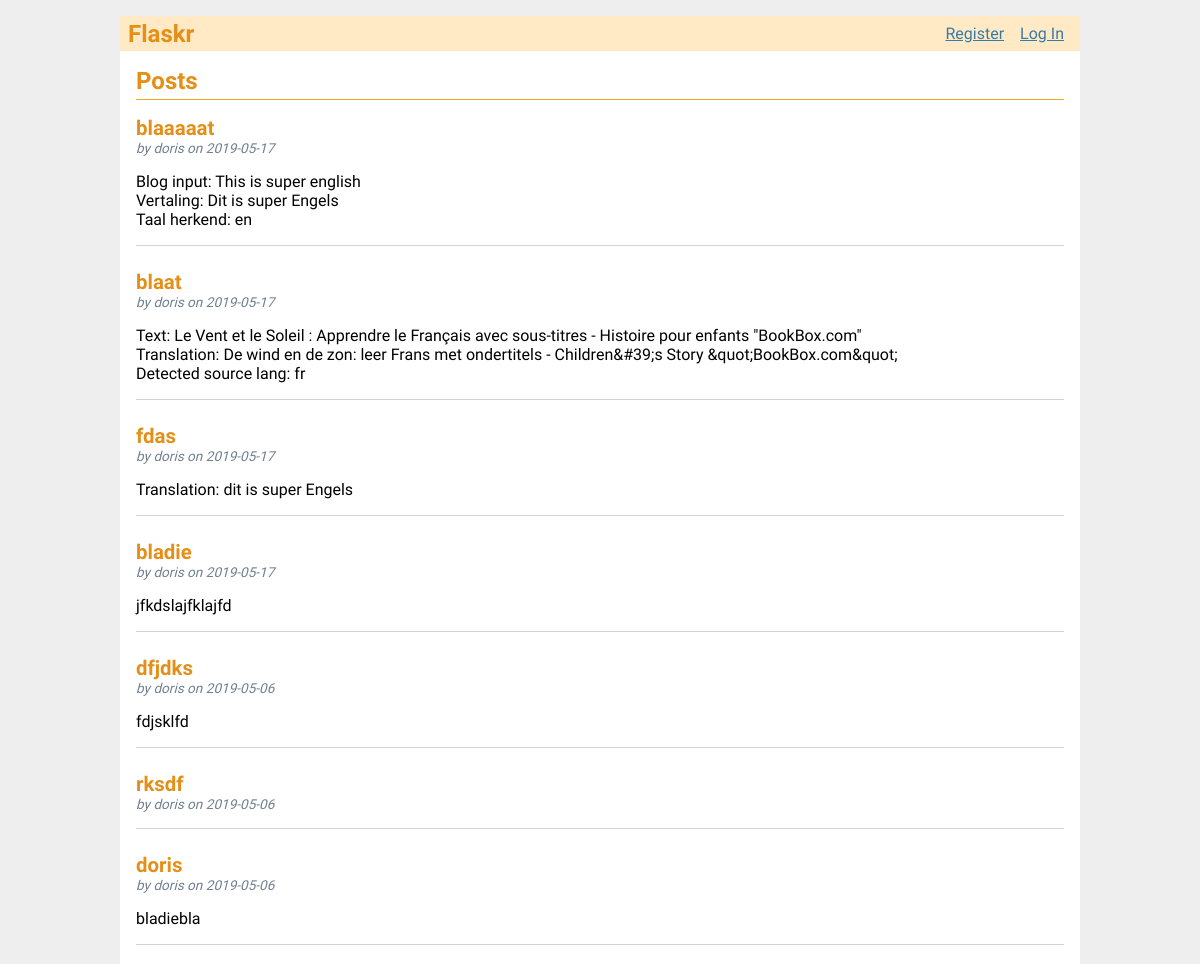
Before: / (upper part) with the older database file.
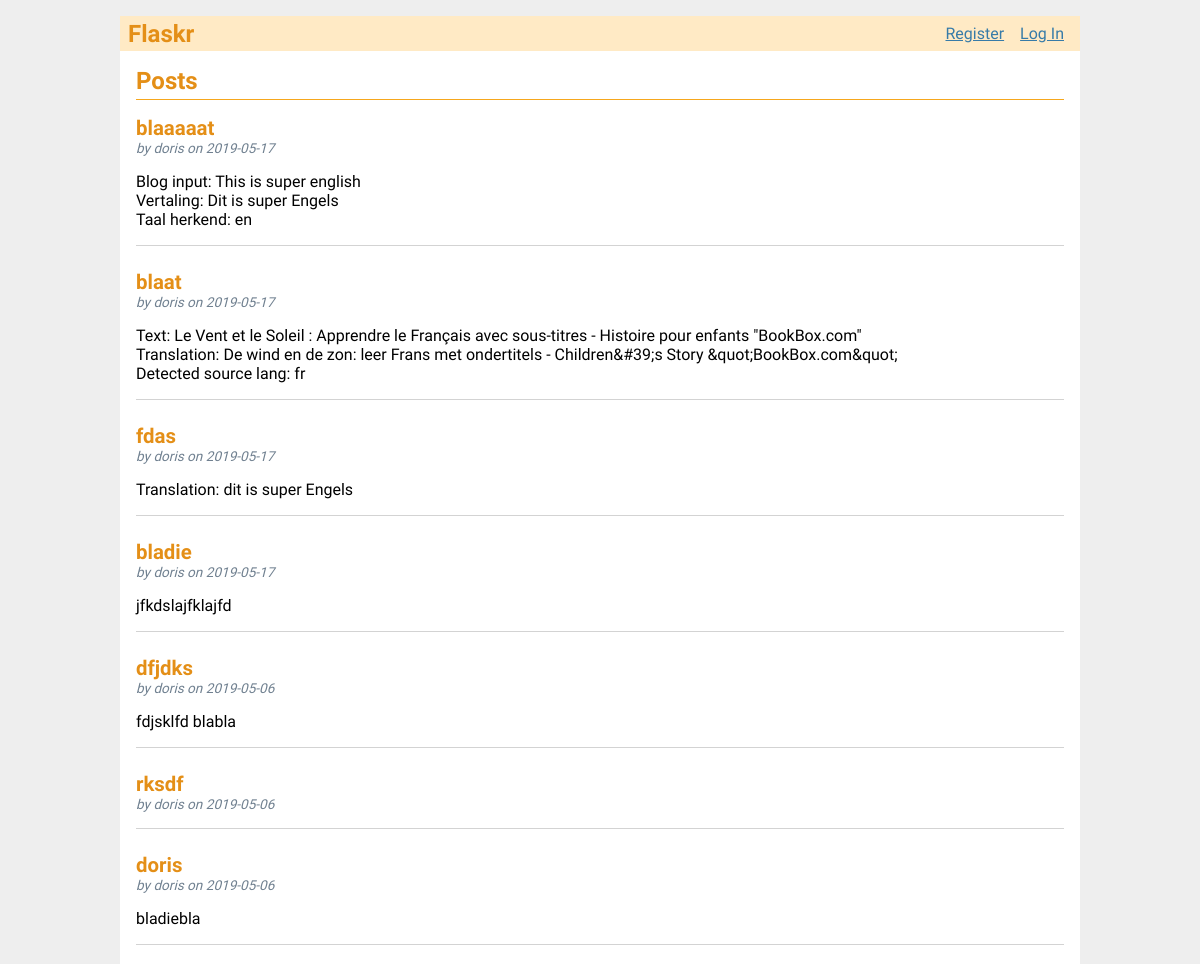
After: the same page with the newer database file.
### tables this page shows
CREATE TABLE post (
  id INTEGER PRIMARY KEY AUTOINCREMENT,
  author_id INTEGER NOT NULL,
  created TIMESTAMP NOT NULL DEFAULT CURRENT_TIMESTAMP,
  title TEXT NOT NULL,
  body TEXT NOT NULL,
  FOREIGN KEY (author_id) REFERENCES user (id)
);

CREATE TABLE user (
  id INTEGER PRIMARY KEY AUTOINCREMENT,
  username TEXT UNIQUE NOT NULL,
  password TEXT NOT NULL
);

### flaskr/blog.py (the view)
@bp.route('/')
def index():
    db = get_db()
    posts = db.execute(
        'SELECT p.id, title, body, created, author_id, username'
        ' FROM post p JOIN user u ON p.author_id = u.id'
        ' ORDER BY created DESC'
    ).fetchall()
    return render_template('blog/index.html', posts=posts)

### flaskr/auth.py (called while the page is built)
@bp.before_app_request
def load_logged_in_user():
    user_id = session.get('user_id')
    if user_id is None:
        g.user = None
    else:
        g.user = get_db().execute(
            'SELECT * FROM user WHERE id = ?', (user_id,)
        ).fetchone()

### flaskr/db.py (called while the page is built)
def dict_factory(cursor, row):
    d = {}
    for idx, col in enumerate(cursor.description):
        d[col[0]] = row[idx]
    return d

def get_db():
	if 'db' not in g:
		g.db = sqlite3.connect(
			current_app.config['DATABASE'],
			detect_types=sqlite3.PARSE_DECLTYPES
		)
		g.db.row_factory = dict_factory
	return g.db

### flaskr/templates/blog/index.html (shortened to what this page needs)
{% extends 'base.html' %}
{% block header %}
  <h1>{% block title %}Posts{% endblock %}</h1>
{% endblock %}
{% block content %}
  {% for post in posts %}
    <article class="post">
      <header>
        <div>
          <h1>{{ post['title'] }}</h1>
          <div class="about">by {{ post['username'] }} on {{ post['created'].strftime('%Y-%m-%d') }}</div>
        </div>
      </header>
      <p class="body">{{ post['body'] }}</p>
    </article>
    {% if not loop.last %}
      <hr>
    {% endif %}
  {% endfor %}
{% endblock %}

Changed rows visible on the page:
changed post "dfjdks": body "fdjsklfd" → "fdjsklfd blabla"
